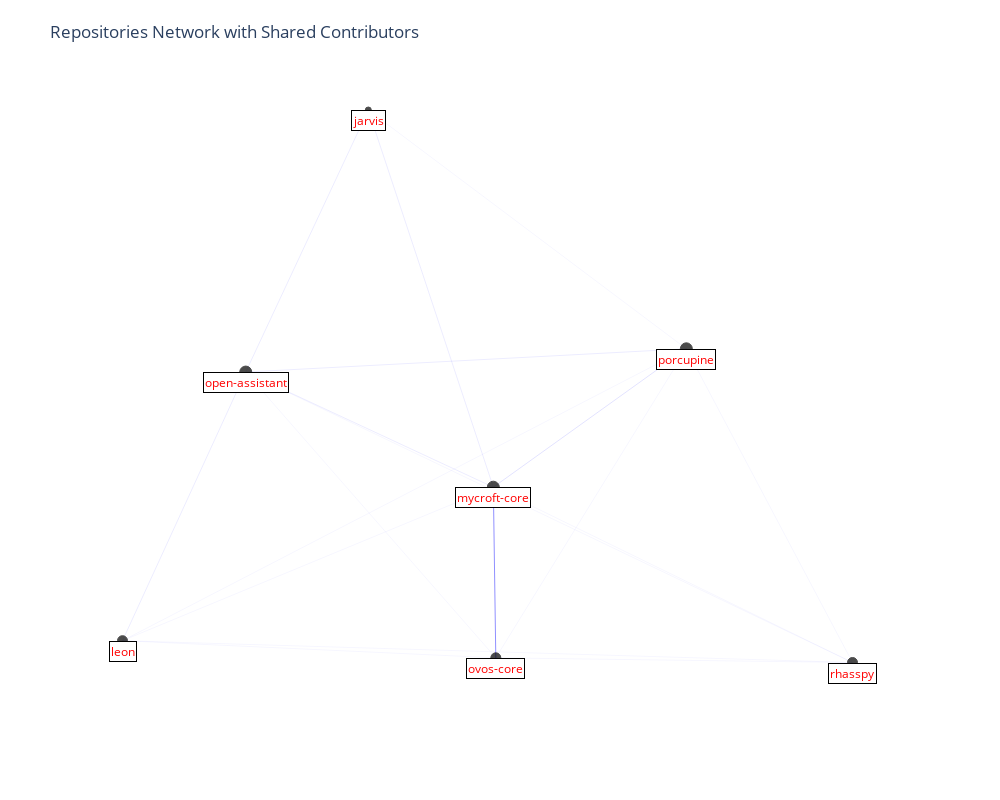

Source (notebook cell):
### Markdown cell above
### Personal Assistant Repositories: Plotly Graph

### Code cell
fig = get_plotly_graph(repo_common_contributors)
fig.show()

### Figure 1 — Plotly figure (JSON) as saved in the notebook; plotly's stock layout.template omitted (floating-point values rounded to 4 significant figures)
{"data": [{"hoverinfo": "text", "line": {"color": "blue", "width": 0.08}, "mode": "lines", "showlegend": false, "text": ["Shared contributors (mycroft-core, jarvis): 2", "Shared contributors (mycroft-core, jarvis): 2", "Shared contributors (mycroft-core, jarvis): 2"], "type": "scatter", "x": [-0.1623, -0.05881, 0.04463], "y": [1, 0.4738, -0.05232]}, {"hoverinfo": "text", "line": {"color": "blue", "width": 0.08}, "mode": "lines", "showlegend": false, "text": ["Shared contributors (open-assistant, jarvis): 2", "Shared contributors (open-assistant, jarvis): 2", "Shared contributors (open-assistant, jarvis): 2"], "type": "scatter", "x": [-0.1623, -0.2637, -0.3651], "y": [1, 0.6344, 0.2689]}, {"hoverinfo": "text", "line": {"color": "blue", "width": 0.04}, "mode": "lines", "showlegend": false, "text": ["Shared contributors (porcupine, jarvis): 1", "Shared contributors (porcupine, jarvis): 1", "Shared contributors (porcupine, jarvis): 1"], "type": "scatter", "x": [-0.1623, 0.1009, 0.364], "y": [1, 0.6669, 0.3337]}, {"hoverinfo": "text", "line": {"color": "blue", "width": 0.08}, "mode": "lines", "showlegend": false, "text": ["Shared contributors (open-assistant, mycroft-core): 2", "Shared contributors (open-assistant, mycroft-core): 2", "Shared contributors (open-assistant, mycroft-core): 2"], "type": "scatter", "x": [0.04463, -0.1602, -0.3651], "y": [-0.05232, 0.1083, 0.2689]}, {"hoverinfo": "text", "line": {"color": "blue", "width": 0.12}, "mode": "lines", "showlegend": false, "text": ["Shared contributors (porcupine, mycroft-core): 3", "Shared contributors (porcupine, mycroft-core): 3", "Shared contributors (porcupine, mycroft-core): 3"], "type": "scatter", "x": [0.04463, 0.2043, 0.364], "y": [-0.05232, 0.1407, 0.3337]}, {"hoverinfo": "text", "line": {"color": "blue", "width": 0.44}, "mode": "lines", "showlegend": false, "text": ["Shared contributors (ovos-core, mycroft-core): 11", "Shared contributors (ovos-core, mycroft-core): 11", "Shared contributors (ovos-core, mycroft-core): 11"], "type": "scatter", "x": [0.04463, 0.04668, 0.04873], "y": [-0.05232, -0.2903, -0.5283]}, {"hoverinfo": "text", "line": {"color": "blue", "width": 0.04}, "mode": "lines", "showlegend": false, "text": ["Shared contributors (leon, mycroft-core): 1", "Shared contributors (leon, mycroft-core): 1", "Shared contributors (leon, mycroft-core): 1"], "type": "scatter", "x": [0.04463, -0.2622, -0.569], "y": [-0.05232, -0.2664, -0.4805]}, {"hoverinfo": "text", "line": {"color": "blue", "width": 0.04}, "mode": "lines", "showlegend": false, "text": ["Shared contributors (rhasspy, mycroft-core): 1", "Shared contributors (rhasspy, mycroft-core): 1", "Shared contributors (rhasspy, mycroft-core): 1"], "type": "scatter", "x": [0.04463, 0.3418, 0.6389], "y": [-0.05232, -0.2969, -0.5414]}, {"hoverinfo": "text", "line": {"color": "blue", "width": 0.08}, "mode": "lines", "showlegend": false, "text": ["Shared contributors (porcupine, open-assistant): 2", "Shared contributors (porcupine, open-assistant): 2", "Shared contributors (porcupine, open-assistant): 2"], "type": "scatter", "x": [-0.3651, -0.0005322, 0.364], "y": [0.2689, 0.3013, 0.3337]}, {"hoverinfo": "text", "line": {"color": "blue", "width": 0.08}, "mode": "lines", "showlegend": false, "text": ["Shared contributors (leon, open-assistant): 2", "Shared contributors (leon, open-assistant): 2", "Shared contributors (leon, open-assistant): 2"], "type": "scatter", "x": [-0.3651, -0.467, -0.569], "y": [0.2689, -0.1058, -0.4805]}, {"hoverinfo": "text", "line": {"color": "blue", "width": 0.04}, "mode": "lines", "showlegend": false, "text": ["Shared contributors (ovos-core, open-assistant): 1", "Shared contributors (ovos-core, open-assistant): 1", "Shared contributors (ovos-core, open-assistant): 1"], "type": "scatter", "x": [-0.3651, -0.1582, 0.04873], "y": [0.2689, -0.1297, -0.5283]}, {"hoverinfo": "text", "line": {"color": "blue", "width": 0.04}, "mode": "lines", "showlegend": false, "text": ["Shared contributors (rhasspy, open-assistant): 1", "Shared contributors (rhasspy, open-assistant): 1", "Shared contributors (rhasspy, open-assistant): 1"], "type": "scatter", "x": [-0.3651, 0.1369, 0.6389], "y": [0.2689, -0.1363, -0.5414]}, {"hoverinfo": "text", "line": {"color": "blue", "width": 0.04}, "mode": "lines", "showlegend": false, "text": ["Shared contributors (leon, porcupine): 1", "Shared contributors (leon, porcupine): 1", "Shared contributors (leon, porcupine): 1"], "type": "scatter", "x": [0.364, -0.1025, -0.569], "y": [0.3337, -0.0734, -0.4805]}, {"hoverinfo": "text", "line": {"color": "blue", "width": 0.04}, "mode": "lines", "showlegend": false, "text": ["Shared contributors (ovos-core, porcupine): 1", "Shared contributors (ovos-core, porcupine): 1", "Shared contributors (ovos-core, porcupine): 1"], "type": "scatter", "x": [0.364, 0.2064, 0.04873], "y": [0.3337, -0.09731, -0.5283]}, {"hoverinfo": "text", "line": {"color": "blue", "width": 0.04}, "mode": "lines", "showlegend": false, "text": ["Shared contributors (rhasspy, porcupine): 1", "Shared contributors (rhasspy, porcupine): 1", "Shared contributors (rhasspy, porcupine): 1"], "type": "scatter", "x": [0.364, 0.5015, 0.6389], "y": [0.3337, -0.1038, -0.5414]}, {"hoverinfo": "text", "line": {"color": "blue", "width": 0.04}, "mode": "lines", "showlegend": false, "text": ["Shared contributors (leon, ovos-core): 1", "Shared contributors (leon, ovos-core): 1", "Shared contributors (leon, ovos-core): 1"], "type": "scatter", "x": [0.04873, -0.2601, -0.569], "y": [-0.5283, -0.5044, -0.4805]}, {"hoverinfo": "text", "line": {"color": "blue", "width": 0.04}, "mode": "lines", "showlegend": false, "text": ["Shared contributors (rhasspy, ovos-core): 1", "Shared contributors (rhasspy, ovos-core): 1", "Shared contributors (rhasspy, ovos-core): 1"], "type": "scatter", "x": [0.04873, 0.3438, 0.6389], "y": [-0.5283, -0.5349, -0.5414]}, {"hoverinfo": "text", "line": {"color": "blue", "width": 0.04}, "mode": "lines", "showlegend": false, "text": ["Shared contributors (rhasspy, leon): 1", "Shared contributors (rhasspy, leon): 1", "Shared contributors (rhasspy, leon): 1"], "type": "scatter", "x": [-0.569, 0.03498, 0.6389], "y": [-0.4805, -0.511, -0.5414]}, {"hoverinfo": "text", "marker": {"color": "black", "line": {"color": "black", "width": 1}, "size": [6, 12, 12, 12, 10, 10, 10]}, "mode": "markers", "textfont": {"size": 14}, "textposition": "top center", "type": "scatter", "x": [-0.1623, 0.04463, -0.3651, 0.364, 0.04873, -0.569, 0.6389], "y": [1, -0.05232, 0.2689, 0.3337, -0.5283, -0.4805, -0.5414]}], "layout": {"annotations": [{"bgcolor": "white", "bordercolor": "black", "borderwidth": 1, "font": {"color": "red", "size": 12}, "opacity": 1, "showarrow": false, "text": "jarvis", "x": -0.1623, "xanchor": "center", "y": 1, "yanchor": "top"}, {"bgcolor": "white", "bordercolor": "black", "borderwidth": 1, "font": {"color": "red", "size": 12}, "opacity": 1, "showarrow": false, "text": "mycroft-core", "x": 0.04463, "xanchor": "center", "y": -0.05232, "yanchor": "top"}, {"bgcolor": "white", "bordercolor": "black", "borderwidth": 1, "font": {"color": "red", "size": 12}, "opacity": 1, "showarrow": false, "text": "open-assistant", "x": -0.3651, "xanchor": "center", "y": 0.2689, "yanchor": "top"}, {"bgcolor": "white", "bordercolor": "black", "borderwidth": 1, "font": {"color": "red", "size": 12}, "opacity": 1, "showarrow": false, "text": "porcupine", "x": 0.364, "xanchor": "center", "y": 0.3337, "yanchor": "top"}, {"bgcolor": "white", "bordercolor": "black", "borderwidth": 1, "font": {"color": "red", "size": 12}, "opacity": 1, "showarrow": false, "text": "ovos-core", "x": 0.04873, "xanchor": "center", "y": -0.5283, "yanchor": "top"}, {"bgcolor": "white", "bordercolor": "black", "borderwidth": 1, "font": {"color": "red", "size": 12}, "opacity": 1, "showarrow": false, "text": "leon", "x": -0.569, "xanchor": "center", "y": -0.4805, "yanchor": "top"}, {"bgcolor": "white", "bordercolor": "black", "borderwidth": 1, "font": {"color": "red", "size": 12}, "opacity": 1, "showarrow": false, "text": "rhasspy", "x": 0.6389, "xanchor": "center", "y": -0.5414, "yanchor": "top"}], "height": 800, "margin": {"b": 100, "l": 75, "r": 100, "t": 75}, "plot_bgcolor": "white", "showlegend": false, "title": {"text": "Repositories Network with Shared Contributors"}, "width": 1000, "xaxis": {"showgrid": false, "showticklabels": false, "zeroline": false}, "yaxis": {"showgrid": false, "showticklabels": false, "zeroline": false}}}
